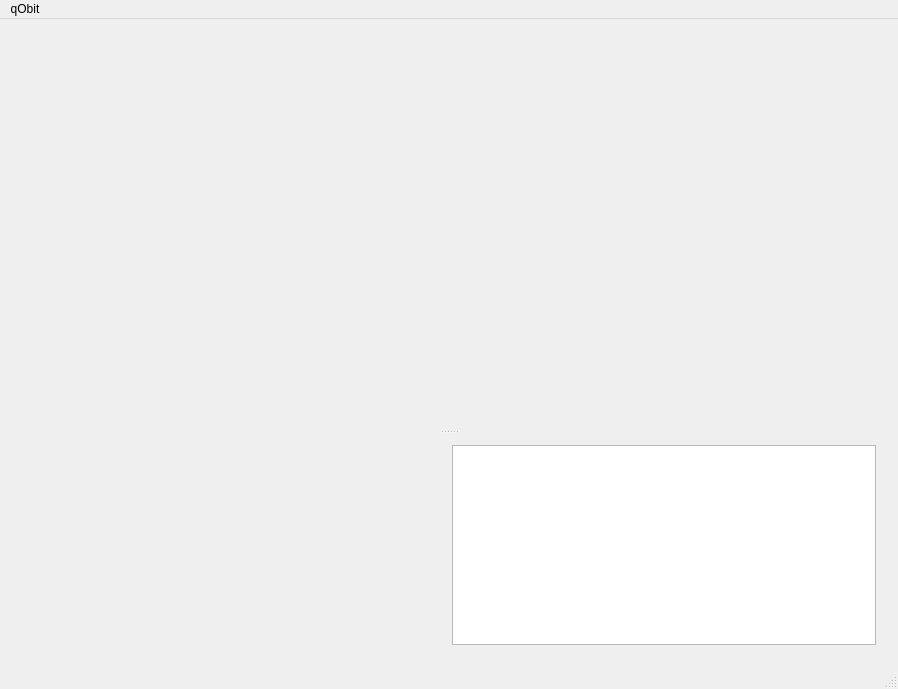
<?xml version="1.0" encoding="UTF-8"?>
<ui version="4.0">
 <class>qOrbit</class>
 <widget class="QMainWindow" name="qOrbit">
  <property name="geometry">
   <rect>
    <x>0</x>
    <y>0</y>
    <width>898</width>
    <height>652</height>
   </rect>
  </property>
  <property name="windowTitle">
   <string>qOrbit</string>
  </property>
  <widget class="QWidget" name="centralWidget">
   <layout class="QVBoxLayout" name="verticalLayout">
    <item>
     <widget class="QSplitter" name="splitter">
      <property name="orientation">
       <enum>Qt::Vertical</enum>
      </property>
      <widget class="QSimpleSatelliteMap" name="mapWidget" native="true">
       <property name="sizePolicy">
        <sizepolicy hsizetype="Expanding" vsizetype="Expanding">
         <horstretch>0</horstretch>
         <verstretch>0</verstretch>
        </sizepolicy>
       </property>
       <property name="minimumSize">
        <size>
         <width>600</width>
         <height>400</height>
        </size>
       </property>
      </widget>
      <widget class="QWidget" name="layoutWidget">
       <layout class="QHBoxLayout" name="horizontalLayout">
        <item>
         <widget class="QPolarView" name="polarWidget" native="true">
          <property name="minimumSize">
           <size>
            <width>200</width>
            <height>200</height>
           </size>
          </property>
         </widget>
        </item>
        <item>
         <widget class="PassTable" name="tableWidget">
          <property name="enabled">
           <bool>true</bool>
          </property>
          <property name="sizePolicy">
           <sizepolicy hsizetype="Preferred" vsizetype="Expanding">
            <horstretch>0</horstretch>
            <verstretch>0</verstretch>
           </sizepolicy>
          </property>
         </widget>
        </item>
       </layout>
      </widget>
     </widget>
    </item>
   </layout>
  </widget>
  <widget class="QStatusBar" name="statusBar"/>
  <widget class="QMenuBar" name="menuBar">
   <property name="geometry">
    <rect>
     <x>0</x>
     <y>0</y>
     <width>898</width>
     <height>21</height>
    </rect>
   </property>
   <widget class="QMenu" name="menuQObit">
    <property name="title">
     <string>qObit</string>
    </property>
   </widget>
   <addaction name="menuQObit"/>
  </widget>
 </widget>
 <layoutdefault spacing="6" margin="11"/>
 <customwidgets>
  <customwidget>
   <class>QPolarView</class>
   <extends>QWidget</extends>
   <header>qPolarView.h</header>
   <container>1</container>
  </customwidget>
  <customwidget>
   <class>QSimpleSatelliteMap</class>
   <extends>QWidget</extends>
   <header>QSimpleSatelliteMap.h</header>
   <container>1</container>
  </customwidget>
  <customwidget>
   <class>PassTable</class>
   <extends>QTableWidget</extends>
   <header>PassTable.h</header>
  </customwidget>
 </customwidgets>
 <resources/>
 <connections/>
</ui>
